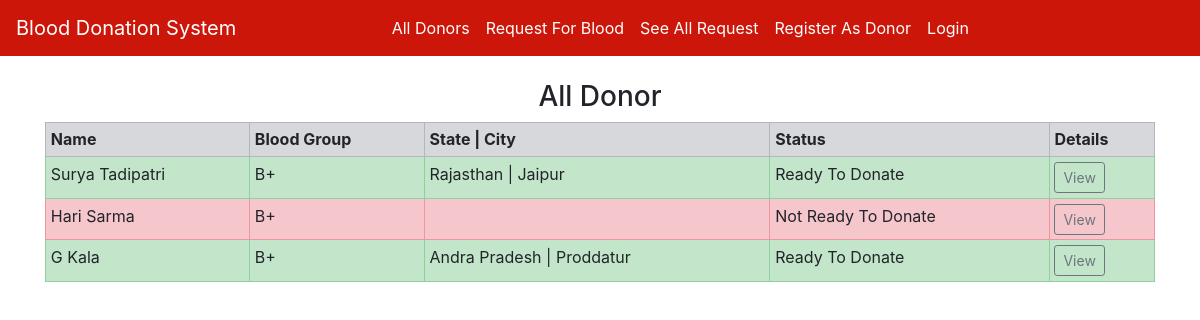
The app's page /donors_list/3/ with its own data.
### home/models.py (models this page shows, shortened)
class Donor(models.Model):
    donor = models.OneToOneField(User, on_delete=models.CASCADE, blank=True, null=True)
    date_of_birth = models.CharField(max_length=100)
    phone = models.CharField(max_length=10)
    city = models.CharField(max_length=100)
    state = models.CharField(max_length=100)
    address = models.TextField(max_length=500, default="")
    blood_group = models.ForeignKey(BloodGroup, on_delete=models.CASCADE)
    gender = models.CharField(max_length=10)
    image = models.ImageField(upload_to="")
    ready_to_donate = models.BooleanField(default=True)
    distance = models.FloatField(default=0.0)

class BloodGroup(models.Model):
    name = models.CharField(max_length=5)
    def __str__(self):
        return self.name

### home/views.py (the view)
# urls.py: path("donors_list/<int:myid>/", views.donors_list, name="donors_list"),
def donors_list(request, myid):
    blood_groups = BloodGroup.objects.filter(id=myid).first()
    donor = Donor.objects.filter(blood_group=blood_groups)
    return render(request, "donors_list.html", {'donor':donor})

### home/templates/donors_list.html (shortened to what this page needs)
{% extends 'base.html' %}
{% block body %}
<div class="container">
{% if donor %}
<h3 class="text-center">All Donor</h3>
<table class="table table-sm table-bordered">
  <tr class="table-secondary">
    <th>Name</th>
    <th>Blood Group</th>
    <th>State | City</th>
    <th>Status</th>
    <th>Details</th>
  </tr>
  {% for i in donor %}
    {% if i.ready_to_donate %}
      <tr class="table-success">
        <td>{{i.donor.get_full_name}}</td>
        <td>{{i.blood_group}}</td>
        <td>{{i.state}} | {{i.city}}</td>
        <td>Ready To Donate</td>
        <td><a href="/donors_details/{{i.id}}/" class="btn btn-sm btn-outline-secondary">View</a></td>
      </tr>
    {% else %}
      <tr class="table-danger">
        <td>{{i.donor.get_full_name}}</td>
        <td>{{i.blood_group}}</td>
        <td>{{i.last_donate}}</td>
        <td>Not Ready To Donate</td>
        <td><a href="" class="btn btn-sm btn-outline-secondary">View</a></td>
      </tr>
    {% endif %}
  {% endfor %}
</table>
{% else %}
<h2>No Donor Available</h2>
{% endif %}
</div>
{% endblock %}

### records on screen
Donor: donor.get_full_name "Surya Tadipatri", blood_group "B+", state "Rajasthan", city "Jaipur"
Donor: donor.get_full_name "Hari Sarma", blood_group "B+"
Donor: donor.get_full_name "G Kala", blood_group "B+", state "Andra Pradesh", city "Proddatur"
